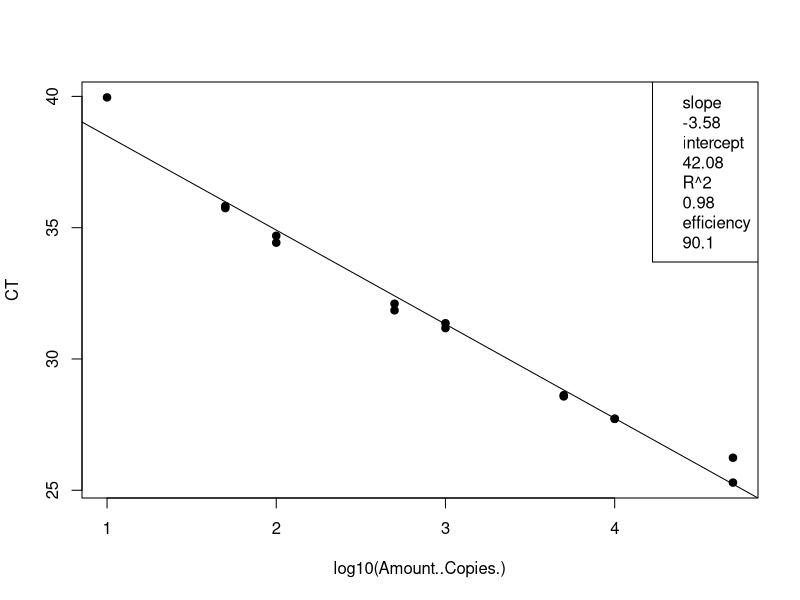
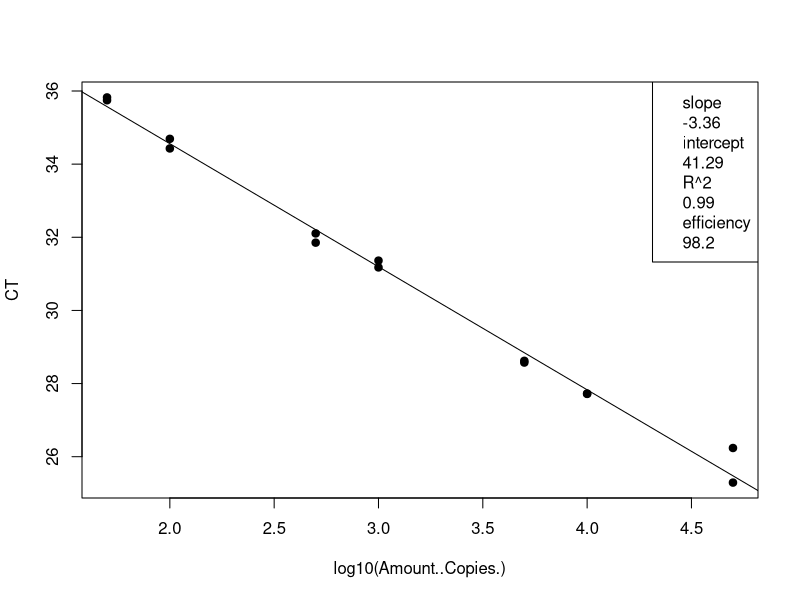
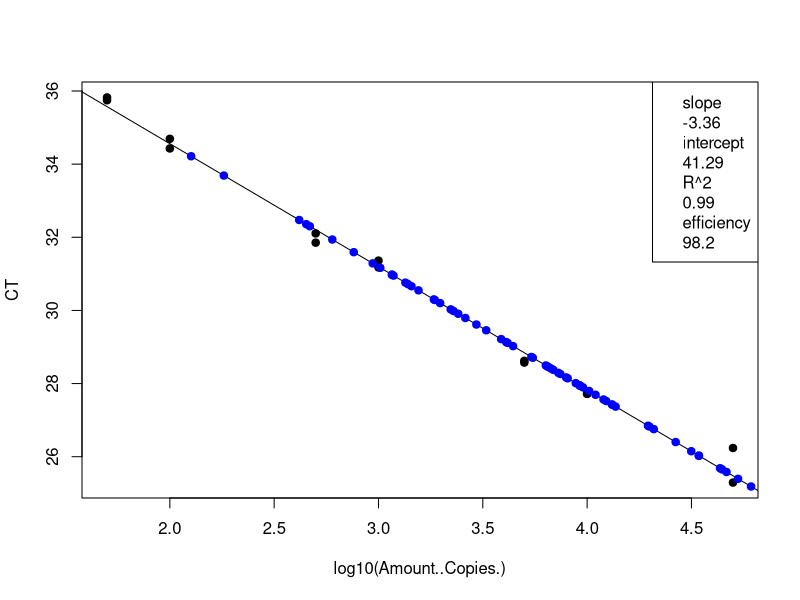
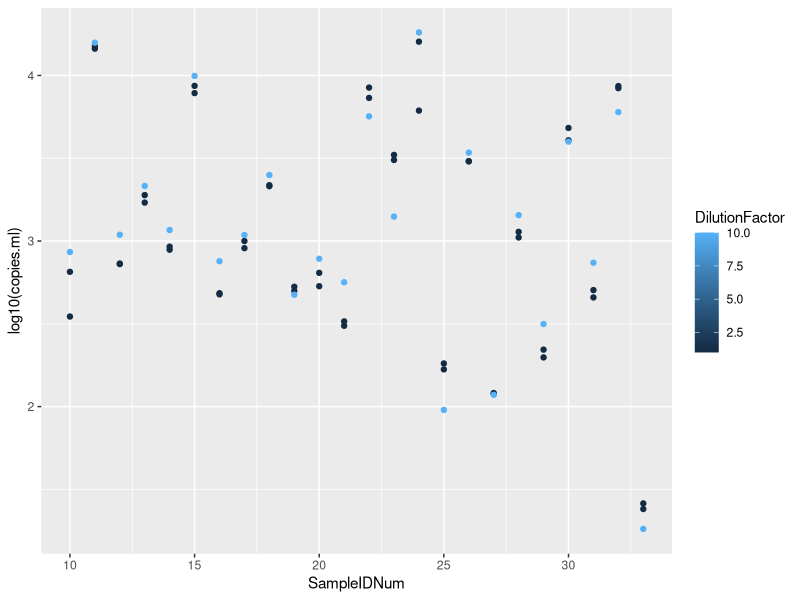

The R script that drew these images, in order:
## ---- chunk 1
knitr::opts_chunk$set(echo = TRUE)

## ---- chunk 2
# load the data (note data file must be in this repository)
data <- read.csv("Plate1_GenBac_qPCRConversion.csv")
View(data)

# clean up the data file (there is some stuff at the bottom and extra blank rows)
#data <- data[-92:-93,] # This removes rows 92-95
View(data)

# assign to the correct data class #warning message about NAs is OK
class(data$CT) # check the data class type
data$CT <- as.numeric(as.character(data$CT)) # change to numeric
data$Amount..Copies. <- as.numeric(as.character(data$Amount..Copies.)) # change to numeric
## ---- chunk 3
# linear regression of standard curve
standards = data[1:16,]
standardCurve <- lm(CT ~ log10(Amount..Copies.), data = standards)
  
standardCurvePlot <- plot(CT ~ log10(Amount..Copies.), data = standards, pch=19) 
abline(coef(standardCurve)) 
legend("topright", legend=c(paste= "slope", round(standardCurve$coefficients[2], 2), 
                            paste= "intercept", round(standardCurve$coefficients[1], 2), 
                            paste= "R^2", round(summary(standardCurve)$r.squared, 2),
                            paste = "efficiency", round((10^(-1/standardCurve$coefficients[2])-1)*100, 1)))
## ---- chunk 4
# remove standards that sucked and redo analysis NOT NEEDED 21 Jan 2020
standards <- standards[-15:-16,] # uncomment this line and change which rows to remove
standardCurve <- lm(CT ~ log10(Amount..Copies.), data = standards)

standardCurvePlot <- plot(CT ~ log10(Amount..Copies.), data = standards, pch=19)
abline(coef(standardCurve))
col = "blue"
legend("topright", legend=c(paste= "slope", round(standardCurve$coefficients[2], 2),
                            paste= "intercept", round(standardCurve$coefficients[1], 2),
                            paste= "R^2", round(summary(standardCurve)$r.squared, 2),
                            paste = "efficiency", round((10^(-1/standardCurve$coefficients[2])-1)*100, 1)))
## ---- chunk 5
# data set of unknowns including info on standard curve
#unknowns = subset(data, Name == "UNKNOWN")
unknowns = data[17:88,]
#unknowns <- unknowns[-1:-3,] # uncomment this line and change which rows to remove if these samples were outside of the standard curve

# add new columns to the data table
unknowns$plate_num = 1 #change to the actual plate number
unknowns$standard_slope = standardCurve$coefficients[2]
unknowns$standard_intercept = standardCurve$coefficients[1]
unknowns$R2 = summary(standardCurve)$r.squared
unknowns$efficiency =  (10^(-1/standardCurve$coefficients[2])-1)*100
  
# add a new column that interpolates copies/well from Ct for the unknowns
unknowns$log.copies.well = ((unknowns$CT - standardCurve$coefficients[1])/standardCurve$coefficients[2])
unknowns$copies.well = 10^unknowns$log.copies.well

# copies/ul extract accounting for dilution factor
vol.well = 3 #qPCR template volume in ul
unknowns$vol.well = vol.well
unknowns$copies.ul = ((unknowns$copies.well/vol.well)*unknowns$DilutionFactor)

# copies/extraction
vol.elution = 110 #DNA extraction elution volume in ul
unknowns$vol.elution = vol.elution
unknowns$copies.extraction = (unknowns$copies.ul*vol.elution)

# copies/ml #Volume is volume of sample filtered in mL
unknowns$copies.ml = (unknowns$copies.extraction/unknowns$Volume)


## ---- chunk 6
standards <- standards[-15:-16,] # uncomment this line and change which rows to remove
standardCurve <- lm(CT ~ log10(Amount..Copies.), data = standards)

standardCurvePlot <- plot(CT ~ log10(Amount..Copies.), data = standards, pch=19)
abline(coef(standardCurve))
col = "blue"
legend("topright", legend=c(paste= "slope", round(standardCurve$coefficients[2], 2),
                            paste= "intercept", round(standardCurve$coefficients[1], 2),
                            paste= "R^2", round(summary(standardCurve)$r.squared, 2),
                            paste = "efficiency", round((10^(-1/standardCurve$coefficients[2])-1)*100, 1)))

unknowns = unknowns[1:72,]
standardCurve <- lm(CT ~ log10(copies.well), data = unknowns)

standardCurvePlot <- points(CT ~ log10(copies.well), data = unknowns, pch=19, col = "blue")


#abline(coef(standardCurve))
#legend("topright", legend=c(paste= "slope", round(standardCurve$coefficients[2], 2),
                            #paste= "intercept", round(standardCurve$coefficients[1], 2),
                            #paste= "R^2", round(summary(standardCurve)$r.squared, 2),
                            #paste = "efficiency", round((10^(-1/standardCurve$coefficients[2])-1)*100, 1)))
## ---- chunk 7
# make a plot that compares the diluted to undiluted replicates for each sample including dilution factor
library("ggplot2")
library("scales")
unknowns$SampleIDNum <- as.numeric(as.character(unknowns$SampleIDNum)) # change to numeric
unknowns = unknowns[1:72,]
qplot(SampleIDNum,log10(copies.ml), data=unknowns, col=DilutionFactor)
## ---- chunk 8
# write csv file
write.csv(unknowns, file = "Plate1_GenBac_ConvertedData.csv", row.names=FALSE, na="")

# average the replicates (if not strongly inhibited) and make a new file
averaged = unknowns[1:72,]
averaged$averaged <- tapply(unknowns$copies.ml, unknowns$SampleIDNum, mean)
write.csv(averaged, file = "Plate1_GenBac_Averaged.csv", row.names=FALSE, na="")
